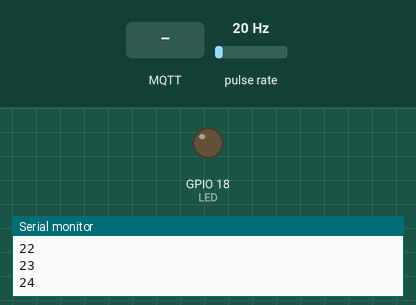
Recording of a sketch running on a simulated ESP32. On the bench: output pins drawn as LEDs (lit = HIGH), the last lines printed to the serial monitor. Wiring (inferred from the names in the program): pulse sensor: data GPIO 23. The inputs (shaded band) are chosen by the test bench; at power-on: pulse rate 20 Hz. WiFi joins after 1.5 s; servers stay silent unless stated; random numbers use the default seed unless the sketch sets one; no MQTT or app messages arrive unless stated.

Above: at 2.7 s.
2.8 s: MQTT message "1" arrives on the first subscribed topic
At 3.9 s:
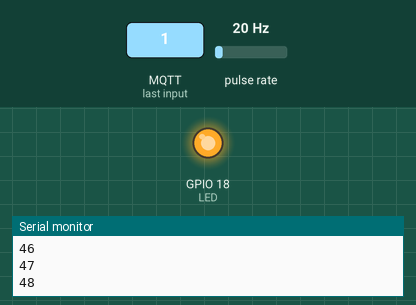
5.0 s: MQTT message "0" arrives on the first subscribed topic
At 6.6 s:
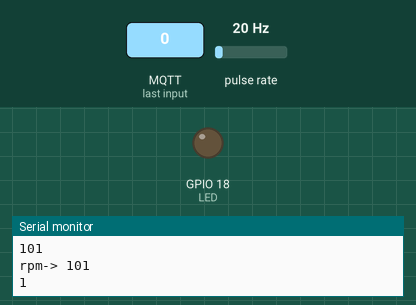
8.0 s: MQTT message "2" arrives on the first subscribed topic
At 8.9 s:
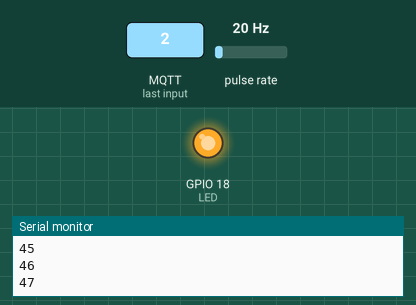
Timing chart, 0 to 11.0 s (numbered marks = the images above; inputs shaded):
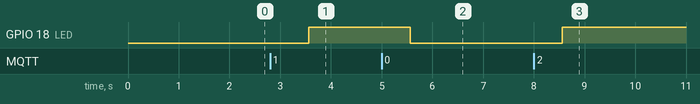

Measured:
- after the input at 2.8 s, GPIO 18 (LED): LOW → HIGH after 0.76 s
- after the input at 5.0 s, GPIO 18 (LED): HIGH → LOW after 0.56 s
- after the input at 8.0 s, GPIO 18 (LED): LOW → HIGH after 0.56 s

The sketch:

Mqtt-revoluciones.ino
```cpp
#include <Arduino.h>
#include <WiFi.h>
#include <PubSubClient.h>


//**************************************
//*********** MQTT CONFIG **************
//**************************************
const char *mqtt_server = "ioticos.org";
const int mqtt_port = 1883 ;
const char *mqtt_user = "QM5KymfuouvynyE";
const char *mqtt_pass = "PoBcEGPqj2orwIA";
const char *root_topic_subscribe = "hJ2I5VCKfQZfvjC/input";
const char *root_topic_publish = "hJ2I5VCKfQZfvjC/output";
const char *salida = "hJ2I5VCKfQZfvjC/salida";
const char *entrada = "hJ2I5VCKfQZfvjC/entrada";


//**************************************
//*********** WIFICONFIG ***************
//**************************************
const char* ssid = "CELMIRA78";
const char* password =  "celmira 19%19";


//**************************************
//*********** GLOBALES   ***************
//**************************************
WiFiClient espClient;
PubSubClient client(espClient);
char msg[25];
//long count=0;
char msgN[25];
int LED = 18;
//**************************************
//***********SENSORES RPM **************
//**************************************

volatile int contador = 0;
int tiempo ;
int Sensor1 = 23;
long num=0;
//************************
//** F U N C I O N E S ***
//************************
void callback(char* topic, byte* payload, unsigned int length);
void reconnect();
void setup_wifi();

void setup() {
  Serial.begin(115200);
  setup_wifi();
  client.setServer(mqtt_server, mqtt_port);
  client.setCallback(callback);
  pinMode(LED,OUTPUT);
  pinMode(Sensor1,INPUT);
  attachInterrupt(digitalPinToInterrupt(Sensor1),contar,FALLING);
}

void loop() {

  if (!client.connected()) {
    reconnect();
  }

  if (client.connected()){
     delay(999);
    tiempo=tiempo+1000;
    if (tiempo==5000)
    {
    int rpm=contador*12;
     String str = "LAS RPM SON ->" + String(rpm);
    str.toCharArray(msg,25);
    client.publish(salida,msg);
    Serial.print("rpm-> ");
    Serial.println(contador);
    tiempo=0;
    contador=0;
    num=num+1;
    String strn = "contador -> "+ String(num);
    strn.toCharArray(msgN,25);
    client.publish(root_topic_publish,msgN);

    }

  }
  client.loop();
}


//*****************************
//***    CONEXION WIFI      ***
//*****************************
void setup_wifi(){
  delay(10);
  // Nos conectamos a nuestra red Wifi
  Serial.println();
  Serial.print("Conectando a ssid: ");
  Serial.println(ssid);

  WiFi.begin(ssid, password);

  while (WiFi.status() != WL_CONNECTED) {
    delay(500);
    Serial.print(".");
  }

  Serial.println("");
  Serial.println("Conectado a red WiFi!");
  Serial.println("Dirección IP: ");
  Serial.println(WiFi.localIP());
}


//*****************************
//***    CONEXION MQTT      ***
//*****************************

void reconnect() {

  while (!client.connected()) {
    Serial.print("Intentando conexión Mqtt...");
    // Creamos un cliente ID
    String clientId = "IOTICOS_H_W_";
    clientId += String(random(0xffff), HEX);
    // Intentamos conectar
    if (client.connect(clientId.c_str(),mqtt_user,mqtt_pass)) {
      Serial.println("Conectado!");
      // Nos suscribimos
      if(client.subscribe(root_topic_subscribe)){
        Serial.println("Suscripcion ok");
      }else{
        Serial.println("fallo Suscripciión");
      }
      if(client.subscribe(entrada)){
        Serial.println("Suscripcion Entrada ok");
      }else{
        Serial.println("fallo Suscripciión Entrada");
      }
    } else {
      Serial.print("falló :( con error -> ");
      Serial.print(client.state());
      Serial.println(" Intentamos de nuevo en 5 segundos");
      delay(5000);
    }
  }
}


//*****************************
//***       CALLBACK        ***
//*****************************

void callback(char* topic, byte* payload, unsigned int length){
  String incoming = "";
  Serial.print("Mensaje recibido desde -> ");
  Serial.print(topic);
  Serial.println("");
  for (int i = 0; i < length; i++) {
    incoming += (char)payload[i];
  }
  incoming.trim();
  Serial.println("Mensaje -> " + incoming);
  if((char)payload[0]=='0'){
    digitalWrite(LED,LOW);
    Serial.println("\n Led Apagado");
  }else{
    digitalWrite(LED,HIGH);
    Serial.println("\n Led Encendido");
  }


}
//*****************************
//***    CONTADOR RPM      ***
//*****************************
void contar(){

  if(digitalRead(Sensor1)==0){
    contador++;
    Serial.println(contador);


    }


  }
```
